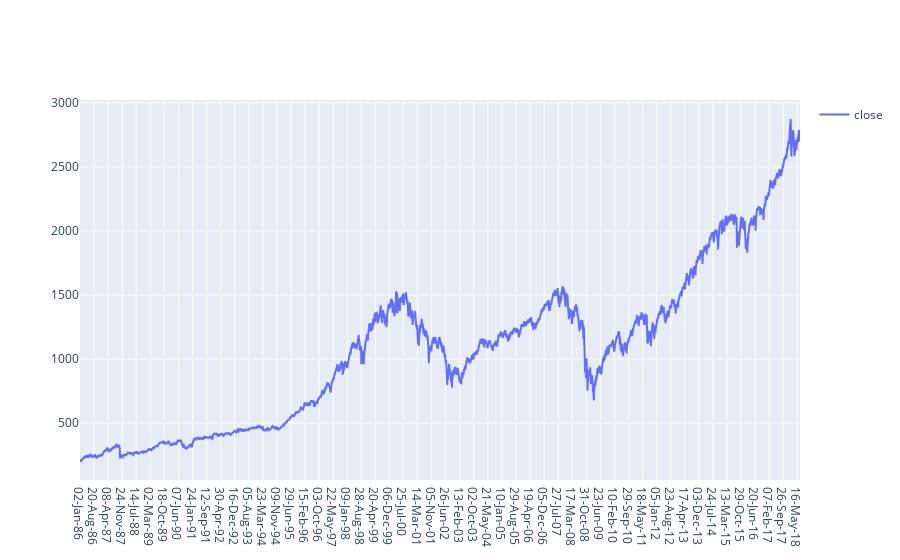

Source (notebook cell):
### Code cell
fig = go.Figure()
fig.add_trace(go.Scatter(x = df.date,y = df.close, mode = "lines", name = "close"))
fig.update_layout(showlegend=True)
fig.show()

### Figure 1 — Plotly figure (JSON) as saved in the notebook; plotly's stock layout.template omitted (floating-point values rounded to 4 significant figures; data arrays with more than 128 entries replaced by an {"elided": "..."} marker saying what was removed)
{"data": [{"mode": "lines", "name": "close", "type": "scatter", "x": {"elided": "8192 str values"}, "y": {"elided": "8192 float values"}}], "layout": {"showlegend": true}}
